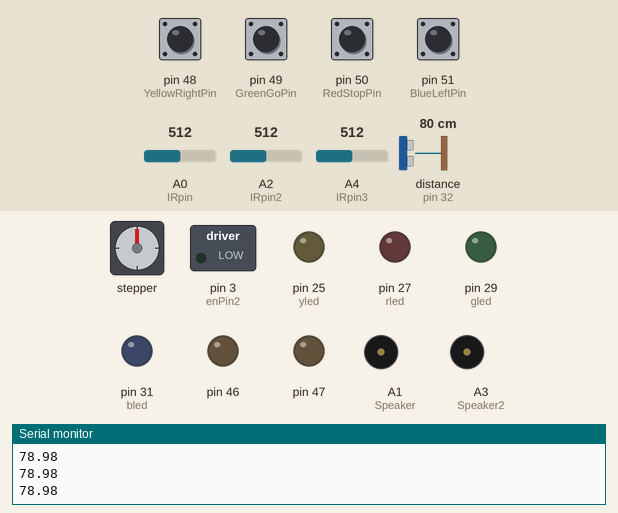
Bench run of a sketch on a simulated Arduino Mega 2560, built with avr-gcc and run on an emulated ATmega2560. On the bench: stepper motor, switched loads named in the sketch (green lamp = pin HIGH), output pins drawn as LEDs (lit = HIGH), buzzer (waves = sounding, pin HIGH), the last lines printed to the serial monitor. Wiring (inferred from the names in the program): ultrasonic range finder: trigger pin 30; echo pin 32; stepper motor driver (200 steps per turn assumed): step pin 53; direction pin 52; enable pin 5. Dashed ring = blinking. Inputs (shaded band) come from the test bench; at power-on: pin 48 (YellowRightPin), pin 49 (GreenGoPin), pin 50 (RedStopPin), pin 51 (BlueLeftPin) HIGH, A4 (IRpin3) = 512, A0 (IRpin) = 512, A2 (IRpin2) = 512, distance to the obstacle (sensor on pin 32) 80 cm. The echo pulse lasts 58.3 µs per cm; pins used as bus, display or sensor lines are not drawn.

Above: at 12.3 s.
12.4 s: A4 (IRpin3) set to 216
13.9 s: A4 (IRpin3) set to 192
At 14.4 s:
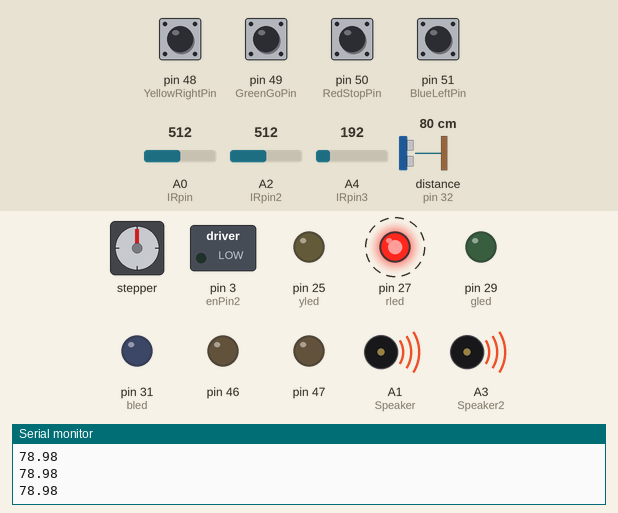
16.9 s: pin 50 (RedStopPin) pulled LOW for 1 s
At 18.9 s:
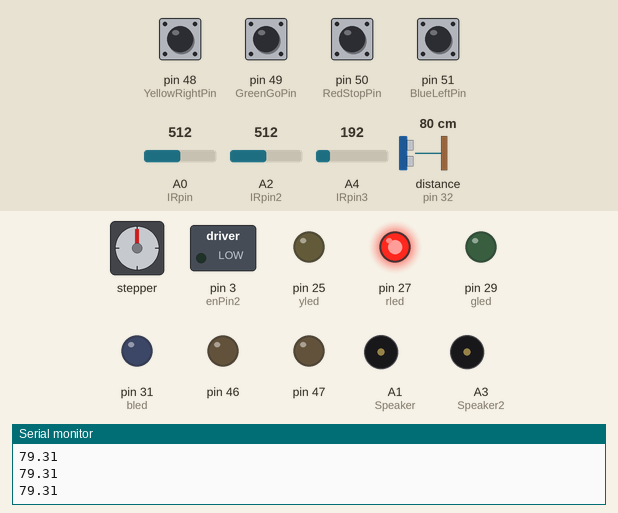
19.4 s: pin 48 (YellowRightPin) pulled LOW for 0.15 s
At 21.8 s:
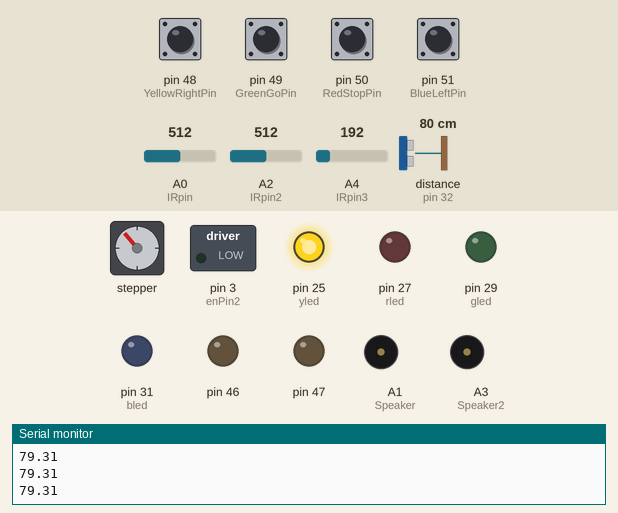
22.5 s: A0 (IRpin) set to 104
25.5 s: A0 (IRpin) set to 95
At 27.0 s:
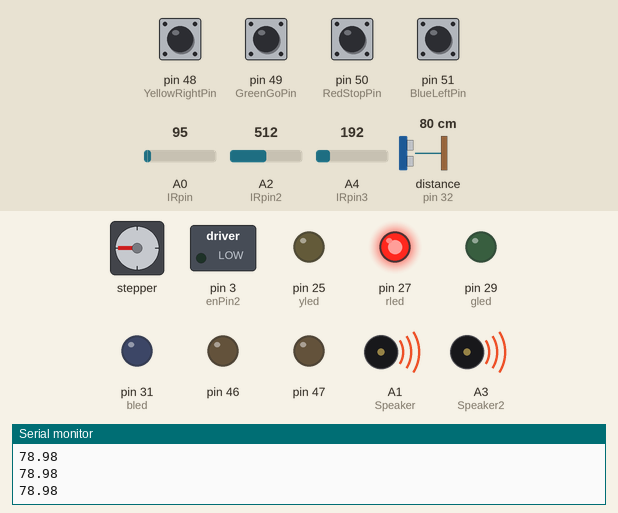
Timing chart, 0 to 29.5 s (numbered marks = the images above; inputs shaded):
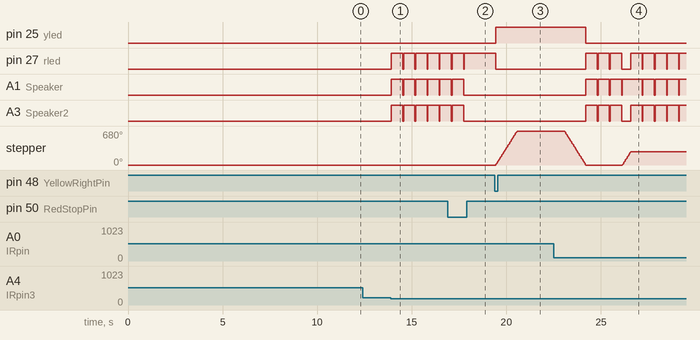

Measured:
- the behaviour switches between 200 and 199 on A4 (IRpin3) (found by bisection; images 0 and 1)
- the behaviour switches between 100 and 99 on A0 (IRpin) (found by bisection; images 3 and 4)
- after the input at 13.9 s, pin 27 (rled), A1 (Speaker), A3 (Speaker2): alternates HIGH for 0.61 s and LOW for 0.04 s, starting at once
- after the input at 16.9 s, pin 27 (rled): goes on until 17.8 s, then stays HIGH; A1 (Speaker), A3 (Speaker2): goes on until 17.7 s, then stays LOW
- after the input at 19.4 s, pin 25 (yled): LOW → HIGH at once; pin 27 (rled): HIGH → LOW at once; stepper: turns 680° clockwise in 1.1 s, starting at once
- after the input at 25.5 s, stepper: turns 270° clockwise in 0.45 s, starting after 0.63 s

The sketch:

SPArduinoCode_04_24_2026.ino
```cpp
// Stepper Motor Driver Pins
#define directionPin 52 //
#define stepPin 53 //
#define enPin 5 //
#define enPin2 3 //

// Buttons Pins
#define BlueLeftPin 51 //Blue (Turn Left)
#define GreenGoPin 49 //Green (Start)
#define RedStopPin 50 //Red (Stop)
#define YellowRightPin 48 //Yellow (Turn Right)

// Sensors Pins
#define IRpin A0 // Infared LEFT
#define IRpin2 A2 // Infared RIGHT
#define IRpin3 A4 // Infared RIGHT


// Speakers Pins
#define Speaker A1 //  Buzzer LEFT
#define Speaker2 A3 // Buzzer RIGHT
//#define spm 2890  //????????????

// Button inital setup
//int button; // ????????
int lastButtonState2 = HIGH;  // Track Start button
int lastButtonState3 = HIGH; // Track Stop button
int buttonState2 = HIGH;  // Start button initial off
int buttonState3 = HIGH; // Stop button initial off
int buttonState1 = HIGH; // Left button initial off
int buttonState4 = HIGH; // Right button initial off

// Infrared detection setup
int valArray[400];
int i=100;
int isturned = 0;
int isturned2 = 0;
int StopLine = 0;
int val = 0;
int val2 = 0;
int val3 = 0;

// Ultrasonic Sensors setup
const int trigPin = 30;
const int echoPin = 32;

// LED Pins
const int rled = 27;
const int yled = 25;
const int bled = 31;
const int gled = 29;

float timing = 0.0;
float distance = 0.0;

const unsigned long debounceDelay = 50;
unsigned long lastDebounceTime2 = 0;
unsigned long lastDebounceTime3 = 0;


void setup() {
  // Rear Motor Pins
  pinMode(46, OUTPUT);
  pinMode(47, OUTPUT);
  digitalWrite(46, LOW);
  digitalWrite(47, LOW);

  // Stepper Motor Driver
  pinMode(directionPin, OUTPUT);
  pinMode(stepPin, OUTPUT);
  pinMode(enPin, OUTPUT);
  pinMode(enPin2, OUTPUT);

  digitalWrite(enPin, LOW);
  digitalWrite(directionPin, HIGH);

  // Buttons
  pinMode(BlueLeftPin, INPUT_PULLUP); // Blue
  pinMode(GreenGoPin, INPUT_PULLUP); // Green
  pinMode(RedStopPin, INPUT_PULLUP); // Red
  pinMode(YellowRightPin, INPUT_PULLUP); // Yellow

  // LEDS
  pinMode(rled, OUTPUT);
  pinMode(yled, OUTPUT);
  pinMode(bled, OUTPUT);
  pinMode(gled, OUTPUT);

  // Ultrasonic Sensor
  pinMode(trigPin, OUTPUT);
  pinMode(echoPin, INPUT);
  digitalWrite(trigPin, LOW);
  Serial.flush();

  // Infrared Sensors
  pinMode(IRpin, INPUT);
  pinMode(IRpin2, INPUT);
  pinMode(IRpin3, INPUT);

  // Buzzers
  pinMode(Speaker, OUTPUT);
  pinMode(Speaker2, OUTPUT);
  digitalWrite(Speaker, LOW);
  digitalWrite(Speaker2, LOW);
  Serial.begin(9600);
}


void loop() {
  buttonState1 = digitalRead(BlueLeftPin);  // No debounce for BlueLeftPin
  buttonState4 = digitalRead(YellowRightPin);  // No debounce for YellowRightPin
  readButton(GreenGoPin, lastButtonState2, buttonState2,
  lastDebounceTime2);
  readButton(RedStopPin, lastButtonState3, buttonState3,
  lastDebounceTime3);


  //TURN LEFT BLUE
if (buttonState1 == LOW) {
  digitalWrite(yled, LOW);
  digitalWrite(rled, LOW);
  digitalWrite(bled, HIGH);
  digitalWrite(directionPin, LOW);

  for (int i = 0; i < 378; i++) {
    digitalWrite(stepPin, LOW);
    digitalWrite(stepPin, HIGH);
    delayMicroseconds(3000);
  }
  delay(2500);
  digitalWrite(directionPin, HIGH);
  for (int i = 0; i < 378; i++) {
    digitalWrite(stepPin, LOW);
    digitalWrite(stepPin, HIGH);
    delayMicroseconds(3000);
  }
  digitalWrite(directionPin, LOW); // CCW rotation
  digitalWrite(bled, LOW);
}

 //FORWARD
 if (buttonState2 == LOW) {
  analogWrite(enPin2, 240);
  digitalWrite(46, HIGH);
  digitalWrite(47, LOW);
  digitalWrite(bled, LOW);
  digitalWrite(rled, LOW);
  digitalWrite(yled, LOW);
  digitalWrite(gled, HIGH);
 }

 //STOP
 if ((buttonState3 == LOW )) {
  analogWrite(enPin2, 0);
  digitalWrite(46, LOW);
  digitalWrite(47, LOW);
  digitalWrite(bled, LOW);
  digitalWrite(gled, LOW);
  digitalWrite(yled, LOW);
  digitalWrite(rled, HIGH);
 }

 //TURN RIGHT YELLOW
 if (buttonState4 == LOW) {
  digitalWrite(bled, LOW);
  digitalWrite(rled, LOW);
  digitalWrite(yled, HIGH);
  digitalWrite(directionPin, HIGH);
  for (int i = 0; i < 378; i++) {
    digitalWrite(stepPin, LOW);
    digitalWrite(stepPin, HIGH);
    delayMicroseconds(3000);
  }
  delay(2500);
  digitalWrite(directionPin, LOW);

  for (int i = 0; i < 378; i++) {
    digitalWrite(stepPin, LOW);
    digitalWrite(stepPin, HIGH);
    delayMicroseconds(3000);
  }
  digitalWrite(directionPin, HIGH); // CW rotation
  digitalWrite(yled, LOW);
 }

 //INFRARED DETECTION 1 | WHITE LINE ON LEFT
 val = analogRead(IRpin);
 valArray[i]=val;
 i++;

 if (val < 100 && isturned == 0 && digitalRead(rled)== LOW) {
  isturned = 1;
  analogWrite(Speaker, 256); // communicating with the NAO robot ??????
  digitalWrite(directionPin, HIGH);
  for (int i = 0; i < 150; i++) {
    digitalWrite(stepPin, LOW);
    digitalWrite(stepPin, HIGH);
    delayMicroseconds(3000);
  }
 }
  if (isturned==1){
    digitalWrite(bled, LOW);
    digitalWrite(rled, LOW);
    digitalWrite(yled, HIGH);
    if (val > 100) {
      digitalWrite(directionPin, LOW);
      for (int i = 0; i < 150; i++) {
        digitalWrite(stepPin, LOW);
        digitalWrite(stepPin, HIGH);
        delayMicroseconds(3000);
      }
      digitalWrite(yled, LOW);
      isturned = 0;
      analogWrite(Speaker, 0);
    }
  }

  //INFRARED DETECTION 2 WHITE LINE ON RIGHT
  val2 = analogRead(IRpin2);
if (val2 < 100 && isturned2 == 0 && digitalRead(rled)== LOW) {
  isturned2 = 1;
  analogWrite(Speaker2, 256);
  digitalWrite(directionPin, LOW);
  for (int i = 0; i < 150; i++) {
    digitalWrite(stepPin, LOW);
    digitalWrite(stepPin, HIGH);
    delayMicroseconds(3000);
  }
  }
  if (isturned2==1){
    digitalWrite(bled, HIGH);
    digitalWrite(rled, LOW);
    digitalWrite(yled, LOW);
  //Serial.println(val2);
  if (val2 > 100) {
    digitalWrite(directionPin, HIGH);
  for (int i = 0; i < 150; i++) {
    digitalWrite(stepPin, LOW);
    digitalWrite(stepPin, HIGH);
    delayMicroseconds(3000);
  }
    digitalWrite(bled, LOW);
    isturned2 = 0;
    analogWrite(Speaker2, 0);
  }
  }

  //INFRARED DETECTION 3 STOP LINE
   val3 = analogRead(IRpin3);
if (val3 < 200 && digitalRead(rled)== LOW) {
 StopLine = 1;
 analogWrite(Speaker, 256);
 analogWrite(Speaker2, 256);
 for(int i = 0; i<200; i++){
  analogWrite(enPin2, 0);
  digitalWrite(46, LOW);
  digitalWrite(47, LOW);
  digitalWrite(rled, HIGH);
  digitalWrite(bled, LOW);
  digitalWrite(yled, LOW);
  digitalWrite(gled, LOW);
  delayMicroseconds(3000); // Timing for stopline stoping
  }
}
 if(StopLine==1){
    digitalWrite(rled, LOW);
    StopLine = 0;
    analogWrite(Speaker, 0);
    analogWrite(Speaker2, 0);
 }


 //FRONT SENSOR
 digitalWrite(trigPin, LOW);
 delayMicroseconds(2);
 digitalWrite(trigPin, HIGH);
 delayMicroseconds(10);
 digitalWrite(trigPin, LOW);
 timing = pulseIn(echoPin, HIGH);
 distance = (timing * 0.034) / 2;
 Serial.println(distance);
 if(distance > 40) {
  digitalWrite(Speaker, LOW);
  digitalWrite(Speaker2, LOW);
 }
 if(distance > 40) {
  digitalWrite(Speaker, LOW);
 }
  delay(30);
}

void readButton(int pin, int &lastState, int &currentState, unsigned long &lastDebounceTime) {
  int reading = digitalRead(pin);
  if (reading != lastState) {
    lastDebounceTime = millis();  // Reset debounce timer
  }
  // Only change the state if the debounce time has passed
  if ((millis() - lastDebounceTime) > debounceDelay) {
    if (reading != currentState) {
      currentState = reading;
      // You can take action on button press here
    }
  }
  lastState = reading;
}
```
